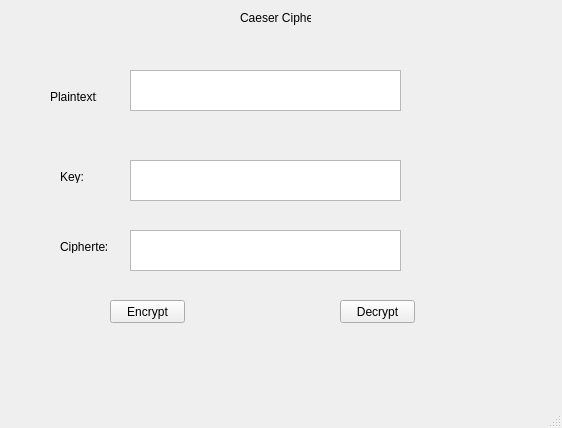
<?xml version="1.0" encoding="UTF-8"?>
<ui version="4.0">
 <class>MainWindow</class>
 <widget class="QMainWindow" name="MainWindow">
  <property name="geometry">
   <rect>
    <x>0</x>
    <y>0</y>
    <width>562</width>
    <height>428</height>
   </rect>
  </property>
  <property name="windowTitle">
   <string>MainWindow</string>
  </property>
  <widget class="QWidget" name="centralwidget">
   <widget class="QLabel" name="label">
    <property name="geometry">
     <rect>
      <x>50</x>
      <y>90</y>
      <width>47</width>
      <height>13</height>
     </rect>
    </property>
    <property name="text">
     <string>Plaintext:</string>
    </property>
   </widget>
   <widget class="QLabel" name="label_2">
    <property name="geometry">
     <rect>
      <x>60</x>
      <y>170</y>
      <width>47</width>
      <height>13</height>
     </rect>
    </property>
    <property name="text">
     <string>Key:</string>
    </property>
   </widget>
   <widget class="QLabel" name="label_3">
    <property name="geometry">
     <rect>
      <x>60</x>
      <y>240</y>
      <width>47</width>
      <height>13</height>
     </rect>
    </property>
    <property name="text">
     <string>Ciphertext:</string>
    </property>
   </widget>
   <widget class="QPlainTextEdit" name="txt_plain_text">
    <property name="geometry">
     <rect>
      <x>130</x>
      <y>70</y>
      <width>271</width>
      <height>41</height>
     </rect>
    </property>
   </widget>
   <widget class="QPlainTextEdit" name="txt_key">
    <property name="geometry">
     <rect>
      <x>130</x>
      <y>160</y>
      <width>271</width>
      <height>41</height>
     </rect>
    </property>
   </widget>
   <widget class="QPlainTextEdit" name="txt_cipher_text">
    <property name="geometry">
     <rect>
      <x>130</x>
      <y>230</y>
      <width>271</width>
      <height>41</height>
     </rect>
    </property>
   </widget>
   <widget class="QPushButton" name="btn_encrypt">
    <property name="geometry">
     <rect>
      <x>110</x>
      <y>300</y>
      <width>75</width>
      <height>23</height>
     </rect>
    </property>
    <property name="text">
     <string>Encrypt</string>
    </property>
   </widget>
   <widget class="QPushButton" name="btn_decrypt">
    <property name="geometry">
     <rect>
      <x>340</x>
      <y>300</y>
      <width>75</width>
      <height>23</height>
     </rect>
    </property>
    <property name="text">
     <string>Decrypt</string>
    </property>
   </widget>
   <widget class="QLabel" name="label_4">
    <property name="geometry">
     <rect>
      <x>240</x>
      <y>10</y>
      <width>71</width>
      <height>16</height>
     </rect>
    </property>
    <property name="text">
     <string>Caeser Cipher</string>
    </property>
   </widget>
  </widget>
  <widget class="QMenuBar" name="menubar">
   <property name="geometry">
    <rect>
     <x>0</x>
     <y>0</y>
     <width>562</width>
     <height>21</height>
    </rect>
   </property>
  </widget>
  <widget class="QStatusBar" name="statusbar"/>
 </widget>
 <resources/>
 <connections/>
</ui>
